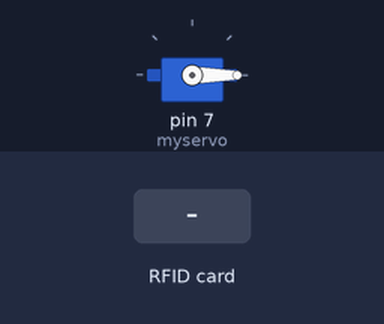
The sketch below on a simulated Arduino Uno, built with avr-gcc and run on an emulated ATmega328P. Parts: servo. Inputs (shaded band) come from the test bench.

Above: at 1.2 s.
1.3 s: RFID card E1 5D 96 02 held to the reader
At 2.5 s:
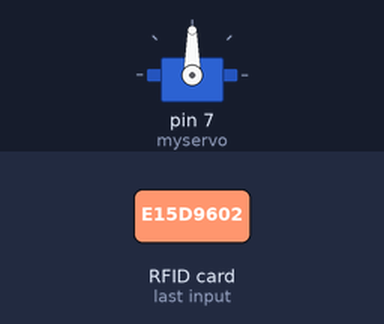
2.8 s: RFID card 53 08 5E 04 held to the reader
At 4.2 s:
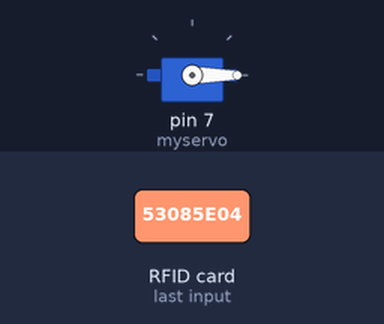
Timing chart, 0 to 5.8 s (numbered marks = the images above; inputs shaded):
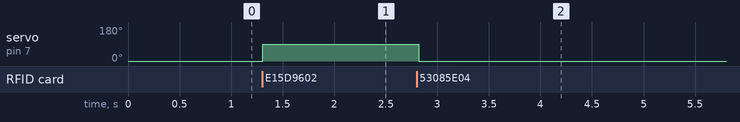

The sketch:

rfid_servo.ino
```cpp
#include <MFRC522.h>
#include <MFRC522Extended.h>
#include <deprecated.h>
#include <require_cpp11.h>
#include <SPI.h>

#include <Servo.h>

#define SS_PIN 10 //sda pin
#define RST_PIN 9 //reset pin

String MasterTag="E15D9602";
String MasterTag2="53085E04";
String tagID="";

MFRC522 mfrc522(SS_PIN,RST_PIN);
Servo myservo;

void setup() {
  // put your setup code here, to run once:
  SPI.begin();
  myservo.attach(7); //attatching servo to pin 7
  myservo.write(0);
  mfrc522.PCD_Init();
  Serial.println("ready");

}
int count=1;
void loop() {
  // put your main code here, to run repeatedly:

  while(getID()){
    if(MasterTag==tagID || MasterTag2==tagID){
      if(count==1){
        myservo.write(90); // places at 90 degrees
        delay(5);
        count++;
      }
      else if(count==2){
         myservo.write(0); // places at 0 degrees
        delay(5);
        count--;
      }
    }
  }

}

boolean getID(){
  //getting ready to scan card
  if(!mfrc522.PICC_IsNewCardPresent()){
    return false;
  }
  if(!mfrc522.PICC_ReadCardSerial()){
    return false;
  }

  tagID="";

  for(byte i=0;i<mfrc522.uid.size;i++){
    tagID.concat(String(mfrc522.uid.uidByte[i]<0x10 ? "0": ""));
    tagID.concat(String(mfrc522.uid.uidByte[i],HEX));
  }

  tagID.toUpperCase();
  mfrc522.PICC_HaltA();
  return true;
}
```

Measured:
- after the input at 1.3 s, servo on pin 7 (myservo): 0° → 90° at once
- after the input at 2.8 s, servo on pin 7 (myservo): 90° → 0° at once
